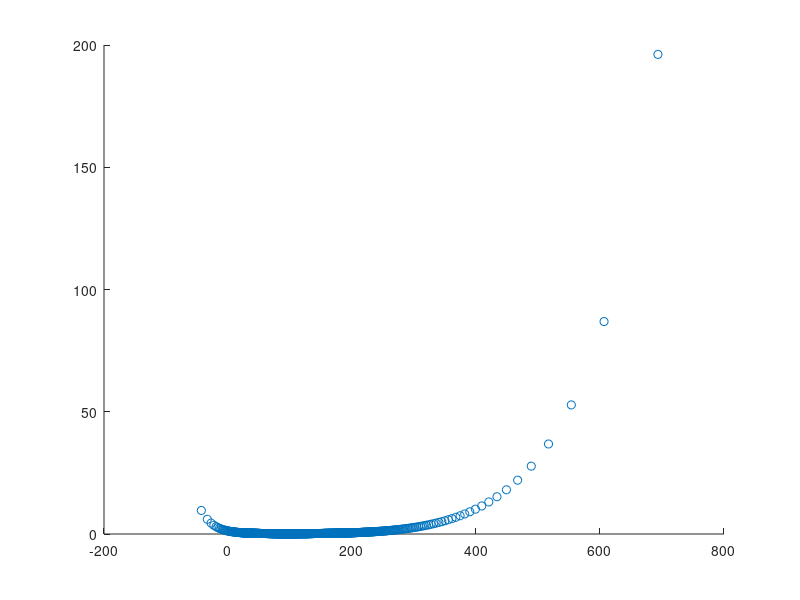

Reproduce this figure in MATLAB.
%%% Script for Matlab
%%% Helps to size the serial reference resistors when using
%%% an NTC to measure temperatures with an ADC.

% Properties of the NTC:
%B=3625; R0 = 10000; T0 = 25+273; % Buerklin NTC thermistor 10K, 3625K, 0.75 mW/K, B57550G1103F005
B=3977; R0 = 10000; T0 = 25+273;  % Reichelt NTC-0,2 10K

% Properties of the measurement circuit:
Rref = 500; Uvcc = 4.6; ADCbits = 10;   % Arduino / Ausheizlogger
%Rref = 10000; Uvcc = 5.; ADCbits = 10; % Arduino / Raumtemperatur-Logger

% Map the measurement range of the ADC:
Um = [0:(Uvcc/(2^ADCbits-1.)):Uvcc];
% remove the first and last element:
Um = Um(2:end-1);

% Calculate the distinguishable resistance values of the NTC:
Rt = Rref*(Uvcc ./Um - 1);      % by measuring the voltage accross the ref res.
%Rt = Rref ./ (Uvcc ./ Um - 1); % measuring the voltage across the NTC

% Calculate the temperature values belonging to those NTC resistances:
T = 1./(log(Rt/R0)/B + 1/T0 ) - 273.15;

% Plot the temperatures versus their differences
scatter(T(1:end-1),diff(T));

% Plot the Temperatures vs. discrete ADC values
%scatter([1:2^ADCbits-2],T)
